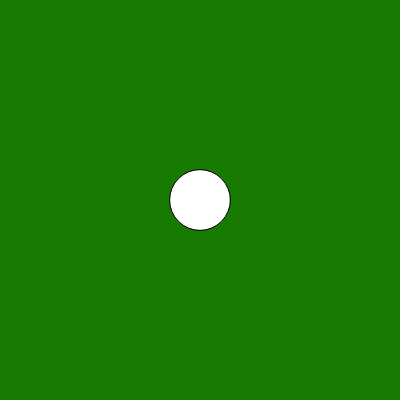
Frame 1 (no input)
Frame 60 (no input): identical to frame 1, image omitted
Frame 120 (the mouse pressed at the canvas centre since frame 60): identical to frame 1, image omitted

The p5.js sketch that drew this single still picture (run headless with seeded random() and noise() and a simulated clock; from frame 60 on, the mouse is pressed at the canvas centre):

// p5.js sketch
// ── sketch.js
let r = 10;
function setup() {
  createCanvas(400, 400);
  background(23, 122, 3);
  for (let i = 1; i < 31; i++) {
    r = i *= 1.99;
    circle(width / 2, height / 2, r);
  }
}

function draw() {}
